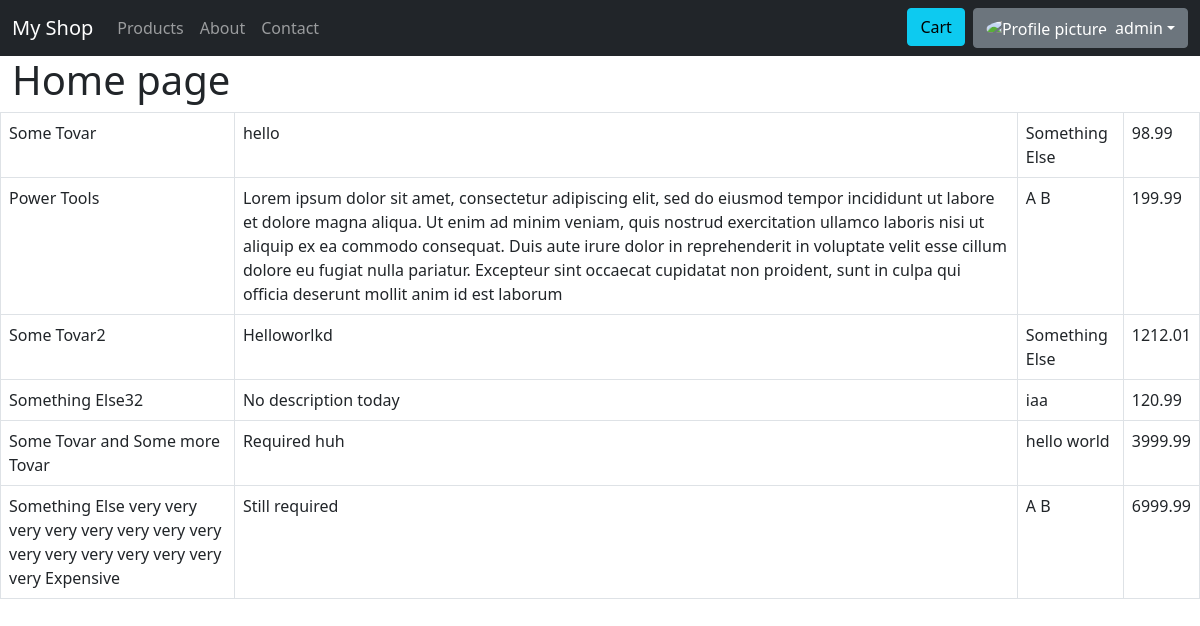
The app's page / (signed in) with its own data.
### store/models.py (models this page shows, shortened)
class Product(models.Model):
    name = models.CharField(max_length=100)
    price = models.DecimalField(max_digits=10, decimal_places=2)
    discount_price = models.DecimalField(blank=True, null=True, max_digits=10, decimal_places=2)
    category = models.ForeignKey(Category, on_delete=models.CASCADE)
    slug = models.SlugField(null=True, blank=True)
    description = models.TextField()
    image = models.ImageField(upload_to='products/', null=True, blank=True, default='products/default.jpg')
    date_created = models.DateTimeField(auto_now_add=True)

class Category(models.Model):
    name = models.CharField(max_length=30)
    description = models.TextField(null=True, blank=True)
    slug = models.SlugField(null=True, blank=True)

### store/views.py (the view)
# urls.py: path('', views.IndexView.as_view(), name='index'),
class IndexView(TemplateView):
    template_name = 'base.html'
    def get_context_data(self, **kwargs):
        context = super(IndexView, self).get_context_data(**kwargs)
        context['objects'] = Product.objects.select_related('category')
        return context

### templates/base.html (shortened to what this page needs)
<!DOCTYPE html>
<html lang="en">
<head>
    <link href="https://cdn.jsdelivr.net/npm/bootstrap@5.0.2/dist/css/bootstrap.min.css" rel="stylesheet">
</head>
<body>
{% block navbar %}
{% include 'includes/navbar.html' %}
{% endblock navbar %}
<div class="container-fluid">
<div class="row">
{% block content %}
<h1>Home page</h1>
<table class="table table-bordered">
{% for object in objects %}
<tr>
<td>{{ object.name }}</td>
<td>{{ object.description }}</td>
<td>{{ object.category.name }}</td>
<td>{{ object.price }}</td>
</tr>
{% empty %}
    <h3>Empty</h3>
{% endfor %}
</table>
{% endblock content %}
</div>
</div>
</body>
</html>

### templates/includes/navbar.html (shortened to what this page needs)
{% load crispy_forms_filters %}
{% load static %}
<nav class="navbar navbar-expand-lg navbar-dark bg-dark">
    <div class="container-fluid mt-auto mb-auto">
        <a class="navbar-brand" href="{% url 'store:index' %}">My Shop</a>
        <div class="collapse navbar-collapse" id="navbarSupportedContent">
            <ul class="navbar-nav me-auto mb-2 mb-lg-0">
                <li class="nav-item">
                    <a class="nav-link" href="{% url 'store:product_list' %}">Products</a>
                </li>
                <li class="nav-item">
                    <a class="nav-link" href="#">About</a>
                </li>
                <li class="nav-item">
                    <a class="nav-link" href="#">Contact</a>
                </li>
            </ul>
            <div class="dropdown ms-auto mt-sm-3 mt-lg-auto d-flex">
                <a href="{% url 'store:cart_view' %}"><button type="button" class="btn btn-info me-2">Cart</button></a>
                {% if user.is_authenticated %}
                <button class="btn btn-secondary dropdown-toggle d-flex justify-content-center align-items-center" style="min-width: 120px;" type="button" id="userLoginButton" data-bs-toggle="dropdown" aria-expanded="false">
                    <div id="user-pic" class="me-sm-2">
                        <img src="{% static 'avatar-guest.png' %}" class="rounded-circle" alt="Profile picture" width="32" height="32">
                    </div>
                    <span class="d-inline-block text-truncate align-baseline" style="max-width: 100px;">{% if user.first_name %}{{ user.first_name }}{% else %}{{ user.username }}{% endif %}</span>
                </button>
            </div>
            {% else %}
            <a href="{% url 'login' %}" class="btn btn-outline-light ms-auto">Sign In</a>
            {% endif %}
        </div>
    </div>
</nav>

### records on screen
Product: name "Some Tovar", description "hello", category.name "Something Else", price "98.99"
Product: name "Power Tools", description "Lorem ipsum dolor sit amet, consectetur adipiscing elit, sed do eiusmod tempor incididunt ut labore et dolore magna aliqua. Ut enim ad minim veniam, quis nostrud exercitation ullamco laboris nisi ut aliquip ex ea commodo consequat. Duis aute irure dolor in reprehenderit in voluptate velit esse cillum dolore eu fugiat nulla pariatur. Excepteur sint occaecat cupidatat non proident, sunt in culpa qui officia deserunt mollit anim id est laborum", category.name "A B", price "199.99"
Product: name "Some Tovar2", description "Helloworlkd", category.name "Something Else", price "1212.01"
Product: name "Something Else32", description "No description today", category.name "iaa", price "120.99"
Product: name "Some Tovar and Some more Tovar", description "Required huh", category.name "hello world", price "3999.99"
Product: name "Something Else very very very very very very very very very very very very very very very Expensive", description "Still required", category.name "A B", price "6999.99"

### other values on screen
{{ user.username }} "admin"
